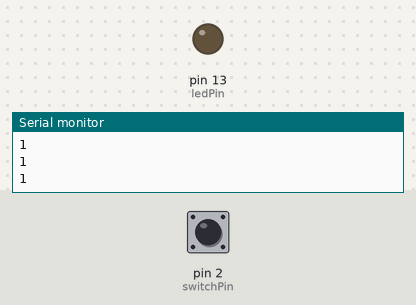
A sketch run on a simulated Arduino Uno, built with avr-gcc and run on an emulated ATmega328P. Parts: output pins drawn as LEDs (lit = HIGH), the last lines printed to the serial monitor. Inputs (shaded band) come from the test bench; at power-on: pin 2 (switchPin) HIGH.

Above: at 1.2 s.
1.3 s: pin 2 (switchPin) pulled LOW for 0.15 s
At 1.38 s:
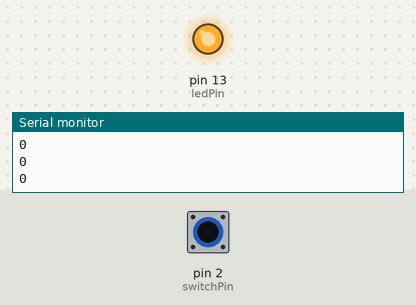
2.9 s: pin 2 (switchPin) pulled LOW for 3.2 s
At 7.0 s:
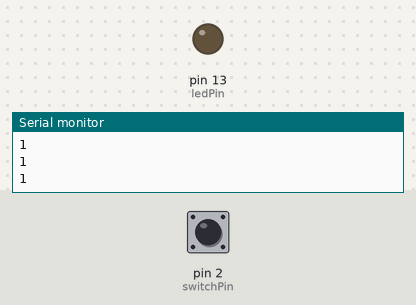
Timing chart, 0 to 8.5 s (numbered marks = the images above; inputs shaded):
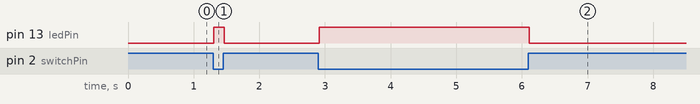

The sketch:

sketch_sep11a.ino
```cpp
int switchPin = 2; // к выводу 2 подключён геркон
int ledPin = 13; // к пину 13 подключён встроенный светодиод

void setup() {
  pinMode(switchPin, INPUT); // задаём вывод 2 в качестве входа (будем считывать с него)
  digitalWrite(switchPin, HIGH); // активируем внутренний подтягивающий резистор вывода
  pinMode(ledPin, OUTPUT); // задаём вывод 13 в качестве выхода
  Serial.begin(9600); // задействуем последовательный порт
}

void loop() {
  int g = digitalRead(switchPin); // считываем показания с геркона
  digitalWrite(ledPin, !g); // инвертированные показания записываем в порт со светодиодом
  Serial.println(g); // посылаем в последовательный порт значения с геркона
  //когда геркон замкнут, значение "0" (LOW), когда разомкнут - "1" (HIGH)
  delay(20); // повторяем цикл через 20 мсек
}
```

Measured:
- after the input at 1.3 s, pin 13 (ledPin): LOW → HIGH at once, → LOW 0.16 s later
- after the input at 2.9 s, pin 13 (ledPin): LOW → HIGH at once, → LOW 3.2 s later
